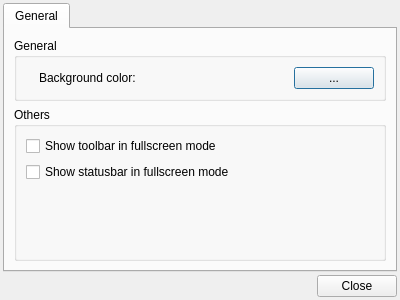
<?xml version="1.0" encoding="UTF-8"?>
<ui version="4.0">
 <class>config_dialog</class>
 <widget class="QDialog" name="config_dialog">
  <property name="windowModality">
   <enum>Qt::ApplicationModal</enum>
  </property>
  <property name="geometry">
   <rect>
    <x>0</x>
    <y>0</y>
    <width>400</width>
    <height>300</height>
   </rect>
  </property>
  <property name="windowTitle">
   <string>Pynocchio Preferences</string>
  </property>
  <property name="windowIcon">
   <iconset resource="../resource/main_window.qrc">
    <normaloff>:/icons/pynocchio_icon.png</normaloff>:/icons/pynocchio_icon.png</iconset>
  </property>
  <layout class="QVBoxLayout" name="verticalLayout_3">
   <property name="spacing">
    <number>3</number>
   </property>
   <property name="margin">
    <number>3</number>
   </property>
   <item>
    <widget class="QTabWidget" name="tabWidget">
     <property name="currentIndex">
      <number>0</number>
     </property>
     <widget class="QWidget" name="tab">
      <attribute name="title">
       <string>General</string>
      </attribute>
      <layout class="QVBoxLayout" name="verticalLayout_4">
       <item>
        <widget class="QGroupBox" name="groupBox">
         <property name="title">
          <string>General</string>
         </property>
         <layout class="QVBoxLayout" name="verticalLayout">
          <item>
           <layout class="QHBoxLayout" name="horizontalLayout">
            <item>
             <widget class="QLabel" name="label_icon">
              <property name="text">
               <string/>
              </property>
              <property name="pixmap">
               <pixmap resource="../resource/main_window.qrc">:/icons/elementary3-icon-theme/categories/48/applications-painting.svg</pixmap>
              </property>
             </widget>
            </item>
            <item>
             <widget class="QLabel" name="label">
              <property name="text">
               <string>&lt;html&gt;&lt;head/&gt;&lt;body&gt;&lt;p&gt;Background color: &lt;/p&gt;&lt;/body&gt;&lt;/html&gt;</string>
              </property>
             </widget>
            </item>
            <item>
             <spacer name="horizontalSpacer">
              <property name="orientation">
               <enum>Qt::Horizontal</enum>
              </property>
              <property name="sizeHint" stdset="0">
               <size>
                <width>40</width>
                <height>20</height>
               </size>
              </property>
             </spacer>
            </item>
            <item>
             <widget class="ColorButton" name="background_color_button">
              <property name="text">
               <string>...</string>
              </property>
             </widget>
            </item>
           </layout>
          </item>
         </layout>
        </widget>
       </item>
       <item>
        <widget class="QGroupBox" name="groupBox_2">
         <property name="title">
          <string>Others</string>
         </property>
         <layout class="QVBoxLayout" name="verticalLayout_2">
          <item>
           <widget class="QCheckBox" name="show_toolbar_in_fullscreen">
            <property name="text">
             <string>Show toolbar in fullscreen mode</string>
            </property>
           </widget>
          </item>
          <item>
           <widget class="QCheckBox" name="show_statusbar_in_fullscreen">
            <property name="text">
             <string>Show statusbar in fullscreen mode</string>
            </property>
           </widget>
          </item>
          <item>
           <spacer name="verticalSpacer">
            <property name="orientation">
             <enum>Qt::Vertical</enum>
            </property>
            <property name="sizeHint" stdset="0">
             <size>
              <width>20</width>
              <height>40</height>
             </size>
            </property>
           </spacer>
          </item>
         </layout>
        </widget>
       </item>
      </layout>
     </widget>
    </widget>
   </item>
   <item>
    <layout class="QHBoxLayout" name="horizontalLayout_2">
     <item>
      <spacer name="horizontalSpacer_2">
       <property name="orientation">
        <enum>Qt::Horizontal</enum>
       </property>
       <property name="sizeHint" stdset="0">
        <size>
         <width>40</width>
         <height>20</height>
        </size>
       </property>
      </spacer>
     </item>
     <item>
      <widget class="QPushButton" name="close_button">
       <property name="text">
        <string>Close</string>
       </property>
       <property name="icon">
        <iconset resource="../resource/main_window.qrc">
         <normaloff>:/icons/elementary3-icon-theme/actions/48/dialog-cancel.svg</normaloff>:/icons/elementary3-icon-theme/actions/48/dialog-cancel.svg</iconset>
       </property>
      </widget>
     </item>
    </layout>
   </item>
  </layout>
 </widget>
 <customwidgets>
  <customwidget>
   <class>ColorButton</class>
   <extends>QPushButton</extends>
   <header location="global">color_button.h</header>
  </customwidget>
 </customwidgets>
 <resources>
  <include location="../resource/main_window.qrc"/>
 </resources>
 <connections>
  <connection>
   <sender>close_button</sender>
   <signal>clicked()</signal>
   <receiver>config_dialog</receiver>
   <slot>close()</slot>
   <hints>
    <hint type="sourcelabel">
     <x>347</x>
     <y>276</y>
    </hint>
    <hint type="destinationlabel">
     <x>199</x>
     <y>149</y>
    </hint>
   </hints>
  </connection>
 </connections>
</ui>
